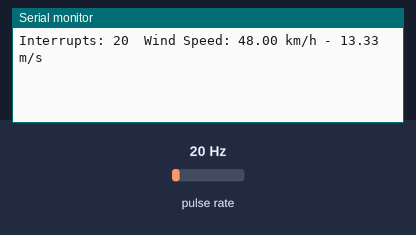
The sketch below on a simulated Arduino Uno, built with avr-gcc and run on an emulated ATmega328P. Parts: the last lines printed to the serial monitor. Wiring (inferred from the names in the program): pulse sensor: data pin 3. Inputs (shaded band) come from the test bench; at power-on: pulse rate 20 Hz.

Above: at 1.2 s.
1.3 s: pulse rate (sensor on pin 3) set to 4 Hz
At 2.6 s:
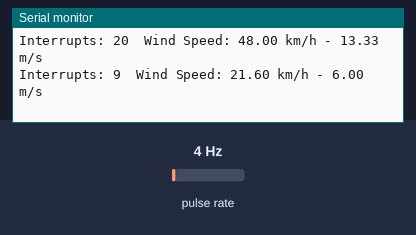
2.8 s: pulse rate (sensor on pin 3) set to 50 Hz
At 3.8 s:
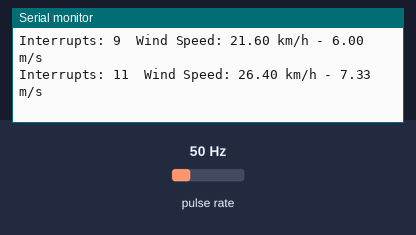
Timing chart, 0 to 5.8 s (numbered marks = the images above; inputs shaded):
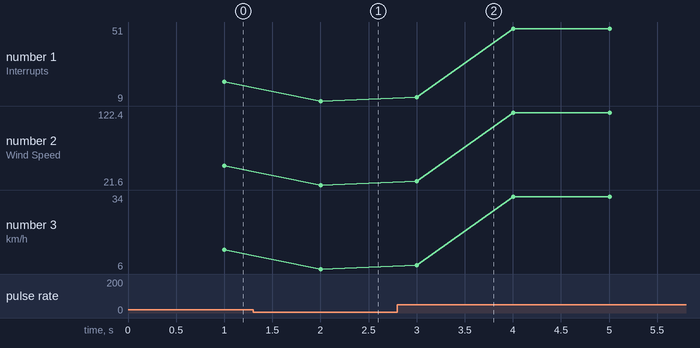

Measured:
- after the input at 1.3 s, the serial monitor: prints a new line after 0.70 s (image 1)
- after the input at 2.8 s, the serial monitor: prints a new line after 0.20 s (image 2)
- plotted number 1: 20 → 9 after the input at 1.3 s, 9 → 50 after the input at 2.8 s
- plotted number 2: 48 → 21.6 after the input at 1.3 s, 21.6 → 120 after the input at 2.8 s
- plotted number 3: 13.33 → 6 after the input at 1.3 s, 6 → 33.33 after the input at 2.8 s

The sketch:

anemometer.ino
```cpp
// advance the circuit with another capacitor - 100nF

const int RecordTime = 1000; //Define Measuring Time (Milliseconds)
const int SensorPin = 3;  //Define Interrupt Pin (2 or 3 @ Arduino Uno)
int InterruptCounter;
float WindSpeed;

void setup() {
    Serial.begin(9600);
}

void loop() {
  WindSpeed = wind_measurement();
  Serial.print("Wind Speed: ");
  Serial.print(WindSpeed);       //Speed in km/h
  Serial.print(" km/h - ");
  Serial.print(WindSpeed / 3.6); //Speed in m/s
  Serial.println(" m/s");
}


float wind_measurement(void){
    InterruptCounter = 0;
    attachInterrupt(digitalPinToInterrupt(SensorPin), countup, RISING);
    delay(RecordTime);
    detachInterrupt(digitalPinToInterrupt(SensorPin));
    WindSpeed = 1000.0 * (float)InterruptCounter / (float)RecordTime * 2.4;
    Serial.print(F("Interrupts: "));
    Serial.print(InterruptCounter);
    Serial.print(F("\t"));
    return WindSpeed;
}

void countup() {
  InterruptCounter++;
}
```

anemomenter_lib.cpp
```cpp
// define the function for the wind measurement.
```
